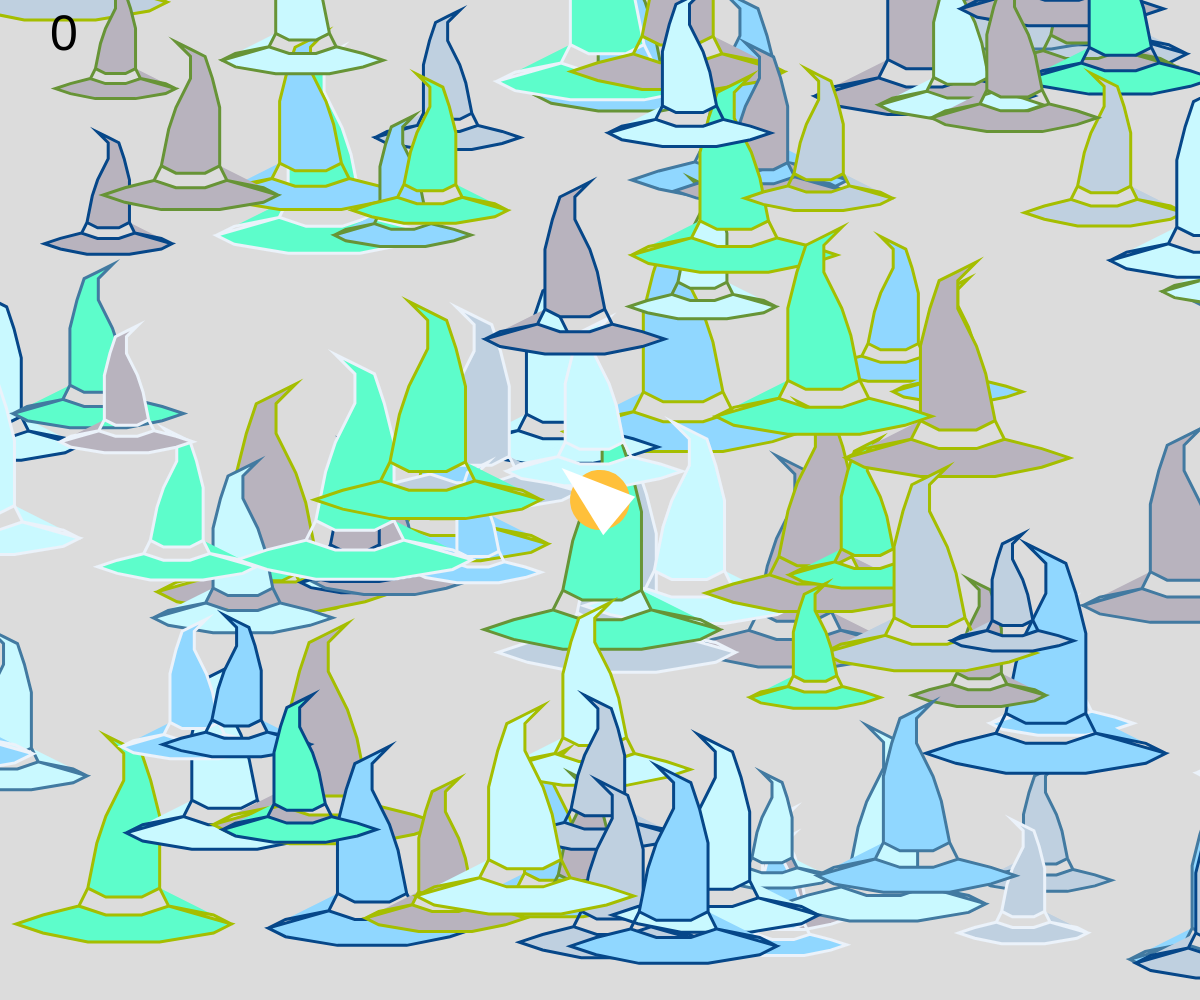
Frame 1 (no input)
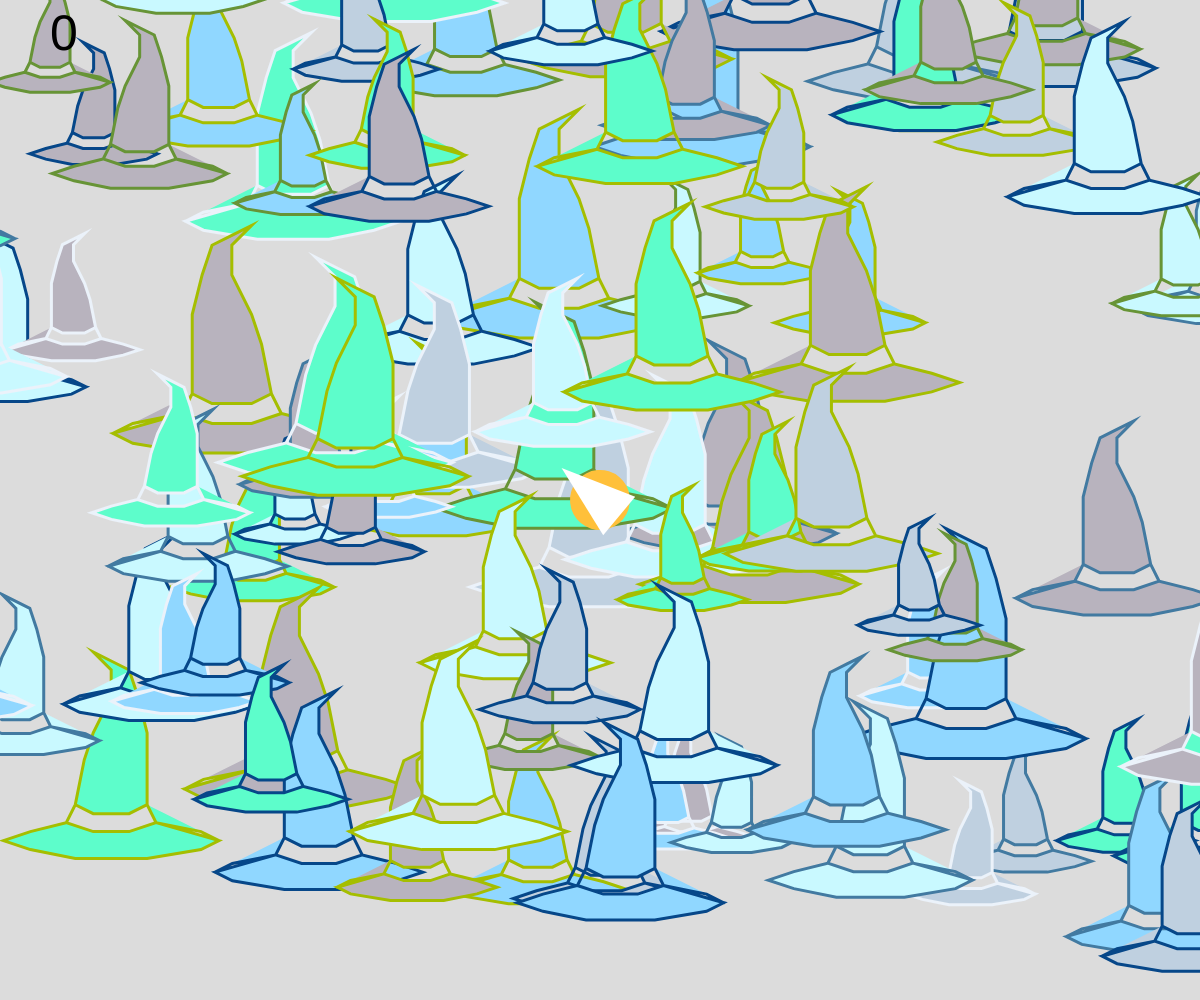
Frame 60 (no input)
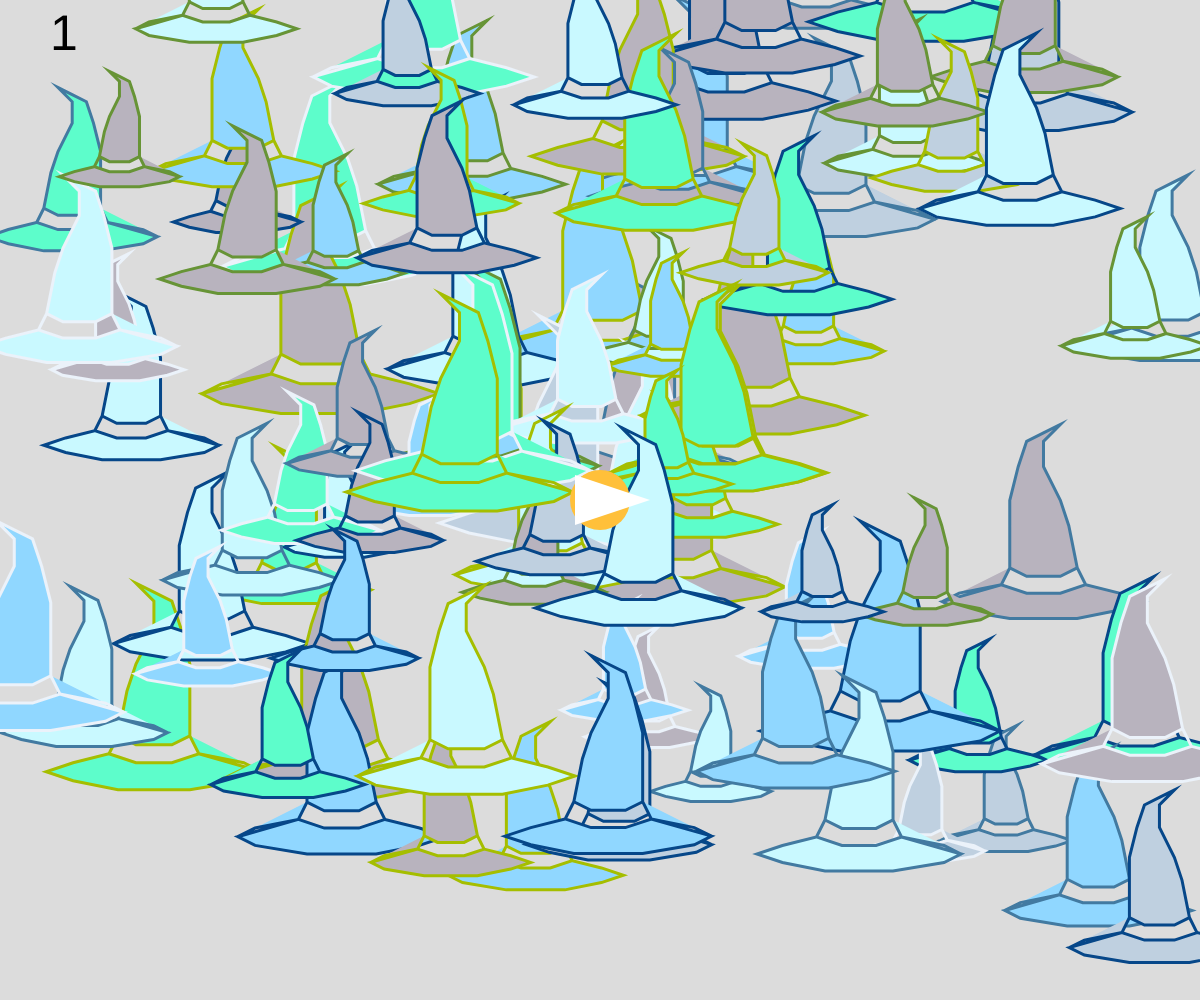
Frame 120 (the mouse pressed at the canvas centre since frame 60)

The p5.js sketch that drew these frames (run headless with seeded random() and noise() and a simulated clock; from frame 60 on, the mouse is pressed at the canvas centre):

// p5.js sketch
// ── sketch.js
let points = [[1,3],[3,4], [8,5],[9,7],[9,15],[10,19],[11,22],[13,23],[15,24],[13,22],[13,19],[15,15],[16,12],[17,7],[18,5],[22,4],[25,3],[22,2],[17,1],[9,1],[3,2],[1,3],[8,5],[11,4],[15,4],[18,5],[17,7],[15,6],[11,6],[9,7],[8,5]]; 

var stroke_colors = "064789-427aa1-ebf2fa-679436-a5be00".split("-").map(a=>"#"+a)
var fill_colors = "5dfdcb-90d7ff-c9f9ff-bfd0e0-b8b3be".split("-").map(a=>"#"+a)



//粒子，類別
class Obj{ //一帽子物件的設定
  constructor(args){//預設值，基本資料(包含有物件的顏色，位置，速度，大小...)
    // this.p =args.p|| {x:random(width),y:random(height)}//一個物件開始的位置
    this.p =args.p|| createVector(random(width),random(height))
    // this.v = {x:random(-1,1),y:random(-1,1)} //速度，x y 移動的速度危亂數產生-1,1之間的數字
    this.v = createVector(random(-1,1),random(-1,1)) //產生一個X座標值為random(-1,1)，Y座標值為random(-1,1)
    this.size = random(5,10) //放大倍率
    this.color = random(fill_colors) //充滿顏色
    this.stroke = random(stroke_colors) //線條顏色
  }
  draw()//把物件畫出來的函數
  {
  push() //重新設定，設定新的圓臉與顏色設定
    translate(this.p.x,this.p.y) //原點設定在==>物件所在位置
    scale((this.v.x<0?1:-1),-1) //放大縮小的指令，左右翻轉==>this.v.x<0?1:-1),-1 ==>this.v.x<0條件成立的話，則值為1，否則為-1
    fill(this.color)
    stroke(this.stroke)
    strokeWeight(3)
    beginShape()
      for(var i=0;i<points.length-1;i=i+1){
       //line(points[i][0]*this.size,points[i][1]*this.size,points[i+1][0]*this.size,points[i+1][1]*this.size)
       vertex(points[i][0]*this.size,points[i][1]*this.size)
       //curveVertex(points[i][0]*this.size,points[i][1]*this.size)
      }
      endShape()
    pop()
  }
  update(){ //移動後設定位置資料值為何
    //移動的程式碼+++++++++++++++++++++++++++++
    // this.p.x = this.p.x+this.v.x
    // this.p.y = this.p.y+this.v.y
        this.p.add(this.v) //此行的效果跟上面兩行一樣,add為加
   //++++++++++++++++++++++++++++++++++++++++++
//算出滑鼠位置的向量
    let mouseV = createVector(mouseX,mouseY) //把目前滑鼠的位置轉成向量值
    // let delta = mouseV.sub(this.p).limit(3)  //dalta值紀錄與滑鼠方向移動的單位距離，sub為向量減法，limit為每次移動的單位
    let delta = mouseV.sub(this.p).limit(this.v.mag()*2)//與原本物件的速度有關，this.v.mag()==>fm32k6
    this.p.add(delta)
    //碰壁的處理程式碼++++++++++++++++++++++++++
    if(this.p.x<=0 || this.p.x>=width) //<0碰到左邊，>width為碰到右邊
    {
      this.v.x = -this.v.x
    }
    if(this.p.x<=0 || this.p.x>=width) //<0碰到左邊，>width為碰到右邊
    if(this.p.y<=0|| this.p.y>=height)
    {
      this.v.y = -this.v.y
    }
    //++++++++++++++++++++++++++++++++++++++++++++
  }
  isBallInRanger(x,y){ //判斷有沒有被滑鼠按到
    let d = dist(x,y,this.p.x,this.p.y) //計算滑鼠按下的點與此物件位置之間的距離
    if(d<this.size*4){ //4的由來:去看作標點最大的值，以此作為方框的高與寬
      return true //代表距離有在範圍內
    }else{
      return false//代表距離沒有在範圍內
    }
  }
}
var ball //代表單一個物件，利用這個變數來做正在處理的物件
var balls =[] //陳列，放所有的物件資料，倉庫，裡面儲存所有的物件資料
var bullet 
var bullets =[]
var score = 0

function setup() { //設定海豚物件倉庫內的資料
  createCanvas(windowWidth, windowHeight);
  //產生幾個物件
  for(var j=0;j<100;j=j+1)
  {
    ball = new Obj({})//產生一個新的物件，暫時放入到ball變數中
    balls.push(ball) //把ball物件放入balls物件倉庫(陳列)中

  }
}
function draw() { //每秒會執行60次
  background(220);
  //for(var k=0;k<balls.length;k=k+1){
  //  ball = balls[k]
  //  ball.draw()
  //  ball.update()
  // }

  for(let ball of balls){ //針對陳列變數，取出陳列內一個一個的物件
   ball.draw()
   ball.update()
   //由此判斷，每隻海豚有沒有接觸每一個飛彈
   for(let bullet of bullets){
    if(ball.isBallInRanger(bullet.p.x,bullet.p.y))//判斷ball與bullet有沒有碰撞
    {
      score = score +1
      balls.splice(balls.indexOf(ball),1)
      bullets.splice(bullets.indexOf(bullet),1)
            
    }
   }
  }

  for (let bullet of bullets){ //針對陳列變數，取出陳列內一個一個的物件
    bullet.draw()
    bullet.update()
   }
  textSize(50)
  text(score,50,50)
  //+++++畫出中間的砲台+++++
  push()
  let dx = mouseX-width/2
  let dy = mouseY-height/2
  let angle = atan2(dy,dx)

  translate(width/2,height/2)
  rotate(angle)//讓三角形翻轉
  noStroke()
  fill("#ffc03a")
  ellipse(0,0,60)
  fill("#ff000")
  triangle(50,0,0-25,-25,-25,25)
pop()
//+++++++++++++++++++++++++++++++++++++++++
}

function mousePressed(){
  //++++++++++++++++++++++++++++++++++++++++++++++++++
  //按下滑鼠產生一個物件程式碼
  // ball = new Obj({
  //   p:{x:mouseX,y:mouseY}
  // }) //產生一個新的物件，暫時放入到ball變數中
  // balls.push(ball) //把ball物件放入balls物件倉庫(陳列)中
  //+++++++++++++++++++++++++++++++++++++++++++++++++++

  //按下滑鼠刪除海豚物件
//   for(let ball of balls){
//     if(ball.isBallInRanger(mouseX,mouseY)){
//       //把倉庫的這個物件刪掉
//       score = score+1
//       balls.splice(balls.indexOf(ball),1) //把倉庫內第幾個刪除，只刪除一個(indexOf()找出ball的編號)
      
//     }
//   }

//新增一筆飛彈資料(還沒有顯示)
  bullet = new Bullet({
    r:random(10,30)
  })
  
  bullets.push(bullet)//把這一筆資料放入飛彈倉庫
}

// ── class.js
class Bullet{
    constructor(args){//預設值，基本資料(包含有物件的顏色，位置，速度，大小...)
      this.r= args.r||10 //如果飛彈有傳回直徑的大小，就以參數為直徑，否則預設為10
      this.p =args.p||createVector(width/2,height/2)//飛彈起始的位置(以向量方式表示該座標)，要以中間砲台發射，所以座標為(width/2,height/2)
      this.v = args.v||createVector(mouseX-width/2,mouseY-height/2).limit(6)//飛彈的速度 
      this.color = args.color ||"red" //飛彈顏色
    }
    draw(){ //劃出飛彈
        push()
            translate(this.p.x,this.p.y)
            fill(this.color)
            noStroke()
            ellipse(0,0,this.r)
            // rectMode(CENTER)
            // rect(0,0,20,40)
            // triangle()
        pop()
    }
    update(){ //計算移動後的位置
        this.p.add(this.v)
    // this.p.x = this.p.x+this.v.x
    // this.p.y = this.p.y+this.v.y
    
    }
}
